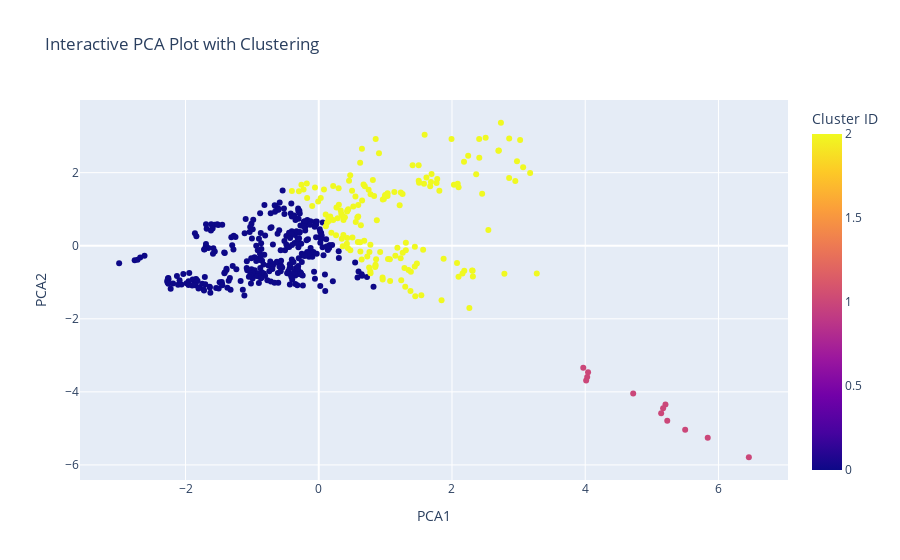

Source (notebook cell):
### Code cell
import pandas as pd
import numpy as np
from sklearn.decomposition import PCA
from sklearn.preprocessing import StandardScaler
import plotly.express as px

# Filter data for countries between 2010 and 2021
filtered_data = data[(data['TIME'] >= 2010) & (data['TIME'] <= 2021)]

# Select the features you want to scale (e.g., PC_HEALTHXP, PC_GDP, etc.)
features = ['PC_HEALTHXP', 'PC_GDP', 'USD_CAP', 'TOTAL_SPEND']

# Scale the data (standardization)
scaler = StandardScaler()
scaled_data = scaler.fit_transform(filtered_data[features])

# Perform PCA on the scaled data
pca = PCA(n_components=2)
X_pca = pca.fit_transform(scaled_data)

# Add the PCA components to the filtered dataset
pca_df = pd.DataFrame(X_pca, columns=["PCA1", "PCA2"])
pca_df['Country'] = filtered_data['LOCATION'].values  # Ensure this matches the filtered data
pca_df['Cluster'] = kmeans.labels_  # Assuming kmeans.labels_ is already computed

# Create the interactive scatter plot using Plotly
fig = px.scatter(pca_df, x="PCA1", y="PCA2", color="Cluster", hover_data=["Country"],
                 title="Interactive PCA Plot with Clustering", labels={"Cluster": "Cluster ID"})

# Show the plot
fig.show()

### Figure 1 — Plotly figure (JSON) as saved in the notebook; plotly's stock layout.template omitted (floating-point values rounded to 4 significant figures; data arrays with more than 128 entries replaced by an {"elided": "..."} marker saying what was removed)
{"data": [{"customdata": {"elided": "466x1 str values"}, "hovertemplate": "PCA1=%{x}<br>PCA2=%{y}<br>Country=%{customdata[0]}<br>Cluster ID=%{marker.color}<extra></extra>", "legendgroup": "", "marker": {"color": {"elided": "466 int values"}, "coloraxis": "coloraxis", "symbol": "circle"}, "mode": "markers", "name": "", "orientation": "v", "showlegend": false, "type": "scatter", "x": {"elided": "466 float values"}, "xaxis": "x", "y": {"elided": "466 float values"}, "yaxis": "y"}], "layout": {"coloraxis": {"colorbar": {"title": {"text": "Cluster ID"}}, "colorscale": [[0, "#0d0887"], [0.1111, "#46039f"], [0.2222, "#7201a8"], [0.3333, "#9c179e"], [0.4444, "#bd3786"], [0.5556, "#d8576b"], [0.6667, "#ed7953"], [0.7778, "#fb9f3a"], [0.8889, "#fdca26"], [1, "#f0f921"]]}, "legend": {"tracegroupgap": 0}, "title": {"text": "Interactive PCA Plot with Clustering"}, "xaxis": {"anchor": "y", "domain": [0, 1], "title": {"text": "PCA1"}}, "yaxis": {"anchor": "x", "domain": [0, 1], "title": {"text": "PCA2"}}}}
